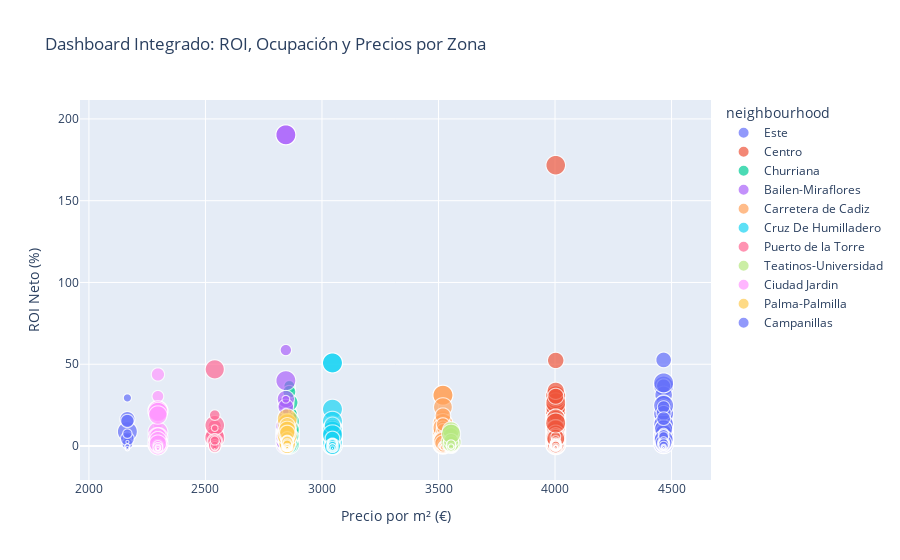

The cell this chart's notebook holds for it:
### Markdown cell above
### Dashboard Integrado con Filtros Dinámicos
Se agregó la funcionalidad de filtros dinámicos al dashboard interactivo utilizando `plotly`. Esto permite a los usuarios explorar datos específicos por zona o tipo de propiedad.

### Code cell
# Dashboard integrado
fig = px.scatter(
    df,
    x='price_per_m2',
    y='net_roi',
    size='estimated_occupancy_l365d',
    color='neighbourhood',
    hover_name='neighbourhood',
    title="Dashboard Integrado: ROI, Ocupación y Precios por Zona",
    labels={'price_per_m2': 'Precio por m² (€)', 'net_roi': 'ROI Neto (%)', 'estimated_occupancy_l365d': 'Ocupación Estimada (días)'}
)
fig.show()

### Figure 1 — Plotly figure (JSON) as saved in the notebook; plotly's stock layout.template omitted (floating-point values rounded to 4 significant figures; data arrays with more than 128 entries replaced by an {"elided": "..."} marker saying what was removed)
{"data": [{"hovertemplate": "<b>%{hovertext}</b><br><br>neighbourhood=Este<br>Precio por m² (€)=%{x}<br>ROI Neto (%)=%{y}<br>Ocupación Estimada (días)=%{marker.size}<extra></extra>", "hovertext": {"elided": "943 str values"}, "legendgroup": "Este", "marker": {"color": "#636efa", "size": {"elided": "943 int values"}, "sizemode": "area", "sizeref": 0.6375, "symbol": "circle"}, "mode": "markers", "name": "Este", "showlegend": true, "type": "scattergl", "x": {"elided": "943 float values"}, "xaxis": "x", "y": {"elided": "943 float values"}, "yaxis": "y"}, {"hovertemplate": "<b>%{hovertext}</b><br><br>neighbourhood=Centro<br>Precio por m² (€)=%{x}<br>ROI Neto (%)=%{y}<br>Ocupación Estimada (días)=%{marker.size}<extra></extra>", "hovertext": {"elided": "6315 str values"}, "legendgroup": "Centro", "marker": {"color": "#EF553B", "size": {"elided": "6315 int values"}, "sizemode": "area", "sizeref": 0.6375, "symbol": "circle"}, "mode": "markers", "name": "Centro", "showlegend": true, "type": "scattergl", "x": {"elided": "6315 float values"}, "xaxis": "x", "y": {"elided": "6315 float values"}, "yaxis": "y"}, {"hovertemplate": "<b>%{hovertext}</b><br><br>neighbourhood=Churriana<br>Precio por m² (€)=%{x}<br>ROI Neto (%)=%{y}<br>Ocupación Estimada (días)=%{marker.size}<extra></extra>", "hovertext": {"elided": "155 str values"}, "legendgroup": "Churriana", "marker": {"color": "#00cc96", "size": {"elided": "155 int values"}, "sizemode": "area", "sizeref": 0.6375, "symbol": "circle"}, "mode": "markers", "name": "Churriana", "showlegend": true, "type": "scattergl", "x": {"elided": "155 float values"}, "xaxis": "x", "y": {"elided": "155 float values"}, "yaxis": "y"}, {"hovertemplate": "<b>%{hovertext}</b><br><br>neighbourhood=Bailen-Miraflores<br>Precio por m² (€)=%{x}<br>ROI Neto (%)=%{y}<br>Ocupación Estimada (días)=%{marker.size}<extra></extra>", "hovertext": {"elided": "305 str values"}, "legendgroup": "Bailen-Miraflores", "marker": {"color": "#ab63fa", "size": {"elided": "305 int values"}, "sizemode": "area", "sizeref": 0.6375, "symbol": "circle"}, "mode": "markers", "name": "Bailen-Miraflores", "showlegend": true, "type": "scattergl", "x": {"elided": "305 float values"}, "xaxis": "x", "y": {"elided": "305 float values"}, "yaxis": "y"}, {"hovertemplate": "<b>%{hovertext}</b><br><br>neighbourhood=Carretera de Cadiz<br>Precio por m² (€)=%{x}<br>ROI Neto (%)=%{y}<br>Ocupación Estimada (días)=%{marker.size}<extra></extra>", "hovertext": {"elided": "935 str values"}, "legendgroup": "Carretera de Cadiz", "marker": {"color": "#FFA15A", "size": {"elided": "935 int values"}, "sizemode": "area", "sizeref": 0.6375, "symbol": "circle"}, "mode": "markers", "name": "Carretera de Cadiz", "showlegend": true, "type": "scattergl", "x": {"elided": "935 float values"}, "xaxis": "x", "y": {"elided": "935 float values"}, "yaxis": "y"}, {"hovertemplate": "<b>%{hovertext}</b><br><br>neighbourhood=Cruz De Humilladero<br>Precio por m² (€)=%{x}<br>ROI Neto (%)=%{y}<br>Ocupación Estimada (días)=%{marker.size}<extra></extra>", "hovertext": {"elided": "476 str values"}, "legendgroup": "Cruz De Humilladero", "marker": {"color": "#19d3f3", "size": {"elided": "476 int values"}, "sizemode": "area", "sizeref": 0.6375, "symbol": "circle"}, "mode": "markers", "name": "Cruz De Humilladero", "showlegend": true, "type": "scattergl", "x": {"elided": "476 float values"}, "xaxis": "x", "y": {"elided": "476 float values"}, "yaxis": "y"}, {"hovertemplate": "<b>%{hovertext}</b><br><br>neighbourhood=Puerto de la Torre<br>Precio por m² (€)=%{x}<br>ROI Neto (%)=%{y}<br>Ocupación Estimada (días)=%{marker.size}<extra></extra>", "hovertext": ["Puerto de la Torre", "Puerto de la Torre", "Puerto de la Torre", "Puerto de la Torre", "Puerto de la Torre", "Puerto de la Torre", "Puerto de la Torre", "Puerto de la Torre", "Puerto de la Torre", "Puerto de la Torre", "Puerto de la Torre", "Puerto de la Torre", "Puerto de la Torre", "Puerto de la Torre", "Puerto de la Torre", "Puerto de la Torre", "Puerto de la Torre", "Puerto de la Torre", "Puerto de la Torre", "Puerto de la Torre", "Puerto de la Torre", "Puerto de la Torre", "Puerto de la Torre", "Puerto de la Torre", "Puerto de la Torre", "Puerto de la Torre", "Puerto de la Torre", "Puerto de la Torre", "Puerto de la Torre", "Puerto de la Torre", "Puerto de la Torre", "Puerto de la Torre", "Puerto de la Torre", "Puerto de la Torre", "Puerto de la Torre", "Puerto de la Torre", "Puerto de la Torre", "Puerto de la Torre", "Puerto de la Torre", "Puerto de la Torre", "Puerto de la Torre", "Puerto de la Torre", "Puerto de la Torre", "Puerto de la Torre", "Puerto de la Torre", "Puerto de la Torre", "Puerto de la Torre", "Puerto de la Torre"], "legendgroup": "Puerto de la Torre", "marker": {"color": "#FF6692", "size": [112, 80, 96, 208, 102, 60, 6, 12, 36, 255, 0, 12, 0, 0, 240, 18, 0, 246, 150, 30, 48, 6, 0, 0, 0, 0, 0, 0, 0, 0, 0, 60, 0, 72, 120, 0, 0, 102, 30, 0, 12, 48, 0, 54, 0, 0, 0, 0], "sizemode": "area", "sizeref": 0.6375, "symbol": "circle"}, "mode": "markers", "name": "Puerto de la Torre", "showlegend": true, "type": "scattergl", "x": [2540.0, 2540.0, 2540.0, 2540.0, 2540.0, 2540.0, 2540.0, 2540.0, 2540.0, 2540.0, 2540.0, 2540.0, 2540.0, 2540.0, 2540.0, 2540.0, 2540.0, 2540.0, 2540.0, 2540.0, 2540.0, 2540.0, 2540.0, 2540.0, 2540.0, 2540.0, 2540.0, 2540.0, 2540.0, 2540.0, 2540.0, 2540.0, 2540.0, 2540.0, 2540.0, 2540.0, 2540.0, 2540.0, 2540.0, 2540.0, 2540.0, 2540.0, 2540.0, 2540.0, 2540.0, 2540.0, 2540.0, 2540.0], "xaxis": "x", "y": [11.98, 6.007, -0.4454, 7.087, 0.7795, 7.053, -1.414, -0.3442, 1.411, 5.053, -1.687, -1.073, -1.687, -1.687, 46.91, 5.9, -1.687, 12.7, 2.953, 10.96, -0.3105, -1.458, -1.687, -1.687, -1.687, -1.687, -1.687, -1.687, -1.687, -1.687, -1.687, -0.1012, -1.687, 18.92, 2.632, -1.687, -1.687, 0.03375, -0.8605, -1.687, -0.4117, 0.2025, -1.687, 3.294, -1.687, -1.687, -1.687, -1.687], "yaxis": "y"}, {"hovertemplate": "<b>%{hovertext}</b><br><br>neighbourhood=Teatinos-Universidad<br>Precio por m² (€)=%{x}<br>ROI Neto (%)=%{y}<br>Ocupación Estimada (días)=%{marker.size}<extra></extra>", "hovertext": ["Teatinos-Universidad", "Teatinos-Universidad", "Teatinos-Universidad", "Teatinos-Universidad", "Teatinos-Universidad", "Teatinos-Universidad", "Teatinos-Universidad", "Teatinos-Universidad", "Teatinos-Universidad", "Teatinos-Universidad", "Teatinos-Universidad", "Teatinos-Universidad", "Teatinos-Universidad", "Teatinos-Universidad", "Teatinos-Universidad", "Teatinos-Universidad", "Teatinos-Universidad", "Teatinos-Universidad", "Teatinos-Universidad", "Teatinos-Universidad", "Teatinos-Universidad", "Teatinos-Universidad", "Teatinos-Universidad", "Teatinos-Universidad", "Teatinos-Universidad", "Teatinos-Universidad", "Teatinos-Universidad", "Teatinos-Universidad", "Teatinos-Universidad", "Teatinos-Universidad", "Teatinos-Universidad", "Teatinos-Universidad", "Teatinos-Universidad", "Teatinos-Universidad", "Teatinos-Universidad", "Teatinos-Universidad", "Teatinos-Universidad", "Teatinos-Universidad", "Teatinos-Universidad", "Teatinos-Universidad", "Teatinos-Universidad", "Teatinos-Universidad", "Teatinos-Universidad", "Teatinos-Universidad", "Teatinos-Universidad", "Teatinos-Universidad", "Teatinos-Universidad", "Teatinos-Universidad", "Teatinos-Universidad", "Teatinos-Universidad", "Teatinos-Universidad", "Teatinos-Universidad", "Teatinos-Universidad", "Teatinos-Universidad", "Teatinos-Universidad", "Teatinos-Universidad", "Teatinos-Universidad", "Teatinos-Universidad", "Teatinos-Universidad", "Teatinos-Universidad", "Teatinos-Universidad", "Teatinos-Universidad", "Teatinos-Universidad", "Teatinos-Universidad", "Teatinos-Universidad", "Teatinos-Universidad", "Teatinos-Universidad", "Teatinos-Universidad", "Teatinos-Universidad", "Teatinos-Universidad", "Teatinos-Universidad", "Teatinos-Universidad", "Teatinos-Universidad", "Teatinos-Universidad", "Teatinos-Universidad", "Teatinos-Universidad", "Teatinos-Universidad", "Teatinos-Universidad", "Teatinos-Universidad", "Teatinos-Universidad", "Teatinos-Universidad", "Teatinos-Universidad", "Teatinos-Universidad", "Teatinos-Universidad", "Teatinos-Universidad", "Teatinos-Universidad", "Teatinos-Universidad", "Teatinos-Universidad", "Teatinos-Universidad", "Teatinos-Universidad", "Teatinos-Universidad", "Teatinos-Universidad", "Teatinos-Universidad", "Teatinos-Universidad", "Teatinos-Universidad", "Teatinos-Universidad", "Teatinos-Universidad", "Teatinos-Universidad", "Teatinos-Universidad", "Teatinos-Universidad", "Teatinos-Universidad", "Teatinos-Universidad", "Teatinos-Universidad"], "legendgroup": "Teatinos-Universidad", "marker": {"color": "#B6E880", "size": [150, 60, 84, 0, 114, 48, 0, 54, 24, 84, 0, 60, 100, 60, 80, 40, 12, 0, 0, 0, 0, 10, 60, 28, 28, 80, 20, 255, 160, 0, 10, 12, 40, 60, 18, 36, 42, 6, 0, 40, 60, 0, 0, 78, 42, 0, 18, 0, 48, 6, 24, 0, 70, 28, 0, 0, 18, 24, 12, 42, 0, 0, 30, 6, 0, 18, 156, 0, 72, 36, 16, 0, 192, 56, 0, 0, 6, 24, 6, 42, 0, 40, 168, 30, 42, 18, 0, 6, 50, 140, 24, 240, 60, 54, 48, 10, 16, 12, 20, 0, 0, 0, 0], "sizemode": "area", "sizeref": 0.6375, "symbol": "circle"}, "mode": "markers", "name": "Teatinos-Universidad", "showlegend": true, "type": "scattergl", "x": [3554.0, 3554.0, 3554.0, 3554.0, 3554.0, 3554.0, 3554.0, 3554.0, 3554.0, 3554.0, 3554.0, 3554.0, 3554.0, 3554.0, 3554.0, 3554.0, 3554.0, 3554.0, 3554.0, 3554.0, 3554.0, 3554.0, 3554.0, 3554.0, 3554.0, 3554.0, 3554.0, 3554.0, 3554.0, 3554.0, 3554.0, 3554.0, 3554.0, 3554.0, 3554.0, 3554.0, 3554.0, 3554.0, 3554.0, 3554.0, 3554.0, 3554.0, 3554.0, 3554.0, 3554.0, 3554.0, 3554.0, 3554.0, 3554.0, 3554.0, 3554.0, 3554.0, 3554.0, 3554.0, 3554.0, 3554.0, 3554.0, 3554.0, 3554.0, 3554.0, 3554.0, 3554.0, 3554.0, 3554.0, 3554.0, 3554.0, 3554.0, 3554.0, 3554.0, 3554.0, 3554.0, 3554.0, 3554.0, 3554.0, 3554.0, 3554.0, 3554.0, 3554.0, 3554.0, 3554.0, 3554.0, 3554.0, 3554.0, 3554.0, 3554.0, 3554.0, 3554.0, 3554.0, 3554.0, 3554.0, 3554.0, 3554.0, 3554.0, 3554.0, 3554.0, 3554.0, 3554.0, 3554.0, 3554.0, 3554.0, 3554.0, 3554.0, 3554.0], "xaxis": "x", "y": [0.06029, -0.2412, -0.5306, -1.206, -0.2894, -0.4341, -1.206, 0.03135, -0.04824, -0.3955, -1.206, 5.758, 10.4, -0.2412, 8.079, 3.436, -0.6898, -1.206, -1.206, -1.206, -1.206, -0.7235, 3.545, -0.1929, -0.1929, 0.402, -0.7235, 2.382, 1.624, -1.206, 2.814, -0.82, 0.2733, 0.9406, -0.1929, 0.5885, 0.6343, -0.5095, -1.206, -0.08039, 0.2412, -1.206, -1.206, 0.2991, 0.2798, -1.206, -0.5836, -1.206, 1.495, -0.5095, -0.01929, -1.206, 0.06526, -0.6974, -1.206, -1.206, -0.2581, 0.07718, -0.7042, -0.4432, -1.206, -1.206, -0.5788, -0.9165, -1.206, -0.7356, 6.319, -1.206, 2.788, 0.2267, -0.5306, -1.206, 9.599, 2.846, -1.206, -1.206, -0.8731, 0.7235, -0.7235, 1.225, -1.206, 3.436, 1.293, -0.4824, -0.007235, 0.5161, -1.206, -0.5095, -0.06029, 3.071, 0.2412, 7.476, 0.7235, -0.3811, 1.129, -0.1206, -0.2862, -0.738, -0.3055, -1.206, -1.206, -1.206, -1.206], "yaxis": "y"}, {"hovertemplate": "<b>%{hovertext}</b><br><br>neighbourhood=Ciudad Jardin<br>Precio por m² (€)=%{x}<br>ROI Neto (%)=%{y}<br>Ocupación Estimada (días)=%{marker.size}<extra></extra>", "hovertext": ["Ciudad Jardin", "Ciudad Jardin", "Ciudad Jardin", "Ciudad Jardin", "Ciudad Jardin", "Ciudad Jardin", "Ciudad Jardin", "Ciudad Jardin", "Ciudad Jardin", "Ciudad Jardin", "Ciudad Jardin", "Ciudad Jardin", "Ciudad Jardin", "Ciudad Jardin", "Ciudad Jardin", "Ciudad Jardin", "Ciudad Jardin", "Ciudad Jardin", "Ciudad Jardin", "Ciudad Jardin", "Ciudad Jardin", "Ciudad Jardin", "Ciudad Jardin", "Ciudad Jardin", "Ciudad Jardin", "Ciudad Jardin", "Ciudad Jardin", "Ciudad Jardin", "Ciudad Jardin", "Ciudad Jardin", "Ciudad Jardin", "Ciudad Jardin", "Ciudad Jardin", "Ciudad Jardin", "Ciudad Jardin", "Ciudad Jardin", "Ciudad Jardin", "Ciudad Jardin", "Ciudad Jardin", "Ciudad Jardin", "Ciudad Jardin", "Ciudad Jardin", "Ciudad Jardin", "Ciudad Jardin", "Ciudad Jardin", "Ciudad Jardin", "Ciudad Jardin", "Ciudad Jardin", "Ciudad Jardin", "Ciudad Jardin", "Ciudad Jardin", "Ciudad Jardin", "Ciudad Jardin", "Ciudad Jardin", "Ciudad Jardin", "Ciudad Jardin", "Ciudad Jardin", "Ciudad Jardin", "Ciudad Jardin", "Ciudad Jardin", "Ciudad Jardin", "Ciudad Jardin", "Ciudad Jardin", "Ciudad Jardin", "Ciudad Jardin", "Ciudad Jardin", "Ciudad Jardin", "Ciudad Jardin", "Ciudad Jardin", "Ciudad Jardin", "Ciudad Jardin", "Ciudad Jardin", "Ciudad Jardin", "Ciudad Jardin", "Ciudad Jardin", "Ciudad Jardin", "Ciudad Jardin", "Ciudad Jardin", "Ciudad Jardin", "Ciudad Jardin", "Ciudad Jardin", "Ciudad Jardin", "Ciudad Jardin", "Ciudad Jardin", "Ciudad Jardin", "Ciudad Jardin", "Ciudad Jardin", "Ciudad Jardin", "Ciudad Jardin", "Ciudad Jardin"], "legendgroup": "Ciudad Jardin", "marker": {"color": "#FF97FF", "size": [0, 180, 30, 0, 0, 0, 12, 18, 255, 204, 48, 66, 18, 36, 108, 255, 255, 90, 0, 0, 0, 0, 0, 108, 24, 6, 0, 24, 54, 0, 36, 24, 0, 0, 0, 255, 114, 6, 0, 18, 200, 0, 54, 255, 12, 96, 255, 0, 255, 48, 36, 246, 6, 18, 255, 0, 24, 204, 168, 216, 18, 0, 18, 6, 24, 0, 0, 180, 180, 96, 24, 192, 60, 12, 60, 0, 24, 60, 0, 24, 0, 0, 18, 6, 0, 6, 0, 16, 0, 6], "sizemode": "area", "sizeref": 0.6375, "symbol": "circle"}, "mode": "markers", "name": "Ciudad Jardin", "showlegend": true, "type": "scattergl", "x": [2296.0, 2296.0, 2296.0, 2296.0, 2296.0, 2296.0, 2296.0, 2296.0, 2296.0, 2296.0, 2296.0, 2296.0, 2296.0, 2296.0, 2296.0, 2296.0, 2296.0, 2296.0, 2296.0, 2296.0, 2296.0, 2296.0, 2296.0, 2296.0, 2296.0, 2296.0, 2296.0, 2296.0, 2296.0, 2296.0, 2296.0, 2296.0, 2296.0, 2296.0, 2296.0, 2296.0, 2296.0, 2296.0, 2296.0, 2296.0, 2296.0, 2296.0, 2296.0, 2296.0, 2296.0, 2296.0, 2296.0, 2296.0, 2296.0, 2296.0, 2296.0, 2296.0, 2296.0, 2296.0, 2296.0, 2296.0, 2296.0, 2296.0, 2296.0, 2296.0, 2296.0, 2296.0, 2296.0, 2296.0, 2296.0, 2296.0, 2296.0, 2296.0, 2296.0, 2296.0, 2296.0, 2296.0, 2296.0, 2296.0, 2296.0, 2296.0, 2296.0, 2296.0, 2296.0, 2296.0, 2296.0, 2296.0, 2296.0, 2296.0, 2296.0, 2296.0, 2296.0, 2296.0, 2296.0, 2296.0], "xaxis": "x", "y": [-1.867, 0.9333, -0.1867, -1.867, -1.867, -1.867, -1.15, -1.15, 21.55, 4.48, 12.41, 0.9258, 2.255, -1.15, 2.3, 8.605, 5.273, 30.39, -1.867, -1.867, -1.867, -1.867, -1.867, 5.256, -0.8064, -1.316, -1.867, -0.8512, 0.6197, -1.867, -0.05226, -1.15, -1.867, -1.867, -1.867, 21.55, 43.74, -1.316, -1.867, -1.206, 2.613, -1.867, -0.5898, 21.55, -1.411, 0.224, 1.941, -1.867, 0.8306, 0.2837, 7.541, 20.73, -1.316, -1.385, 1.307, -1.867, 4.316, 0.03733, 0.4331, 18.96, -0.2135, -1.867, -0.2135, -1.702, 5.361, -1.867, -1.867, 5.861, 3.733, 0.4032, -0.7317, 1.478, 0.336, -1.478, -1.195, -1.867, -0.6869, -0.784, -1.867, -0.8064, -1.867, -1.867, -1.62, -1.385, -1.867, -1.699, -1.867, -1.12, -1.867, -1.71], "yaxis": "y"}, {"hovertemplate": "<b>%{hovertext}</b><br><br>neighbourhood=Palma-Palmilla<br>Precio por m² (€)=%{x}<br>ROI Neto (%)=%{y}<br>Ocupación Estimada (días)=%{marker.size}<extra></extra>", "hovertext": {"elided": "217 str values"}, "legendgroup": "Palma-Palmilla", "marker": {"color": "#FECB52", "size": {"elided": "217 int values"}, "sizemode": "area", "sizeref": 0.6375, "symbol": "circle"}, "mode": "markers", "name": "Palma-Palmilla", "showlegend": true, "type": "scattergl", "x": {"elided": "217 float values"}, "xaxis": "x", "y": {"elided": "217 float values"}, "yaxis": "y"}, {"hovertemplate": "<b>%{hovertext}</b><br><br>neighbourhood=Campanillas<br>Precio por m² (€)=%{x}<br>ROI Neto (%)=%{y}<br>Ocupación Estimada (días)=%{marker.size}<extra></extra>", "hovertext": ["Campanillas", "Campanillas", "Campanillas", "Campanillas", "Campanillas", "Campanillas", "Campanillas", "Campanillas", "Campanillas", "Campanillas", "Campanillas", "Campanillas", "Campanillas", "Campanillas", "Campanillas", "Campanillas", "Campanillas", "Campanillas", "Campanillas", "Campanillas", "Campanillas", "Campanillas", "Campanillas", "Campanillas", "Campanillas", "Campanillas", "Campanillas", "Campanillas", "Campanillas", "Campanillas", "Campanillas", "Campanillas", "Campanillas", "Campanillas"], "legendgroup": "Campanillas", "marker": {"color": "#636efa", "size": [255, 6, 0, 12, 150, 6, 42, 6, 0, 0, 0, 0, 78, 12, 12, 6, 120, 0, 56, 112, 0, 18, 6, 12, 0, 6, 42, 14, 6, 6, 0, 0, 0, 0], "sizemode": "area", "sizeref": 0.6375, "symbol": "circle"}, "mode": "markers", "name": "Campanillas", "showlegend": true, "type": "scattergl", "x": [2165.0, 2165.0, 2165.0, 2165.0, 2165.0, 2165.0, 2165.0, 2165.0, 2165.0, 2165.0, 2165.0, 2165.0, 2165.0, 2165.0, 2165.0, 2165.0, 2165.0, 2165.0, 2165.0, 2165.0, 2165.0, 2165.0, 2165.0, 2165.0, 2165.0, 2165.0, 2165.0, 2165.0, 2165.0, 2165.0, 2165.0, 2165.0, 2165.0, 2165.0], "xaxis": "x", "y": [8.789, 2.506, -1.98, -0.7522, 16.43, -1.053, 5.198, -1.774, -1.98, -1.98, -1.98, -1.98, 1.469, -1.631, -1.607, -1.738, 4.434, -1.98, 7.554, 15.31, -1.98, -0.388, -1.556, -1.584, -1.98, -0.7522, 29.42, -0.04883, -1.188, 2.506, -1.98, -1.98, -1.98, -1.98], "yaxis": "y"}], "layout": {"legend": {"itemsizing": "constant", "title": {"text": "neighbourhood"}, "tracegroupgap": 0}, "title": {"text": "Dashboard Integrado: ROI, Ocupación y Precios por Zona"}, "xaxis": {"anchor": "y", "domain": [0, 1], "title": {"text": "Precio por m² (€)"}}, "yaxis": {"anchor": "x", "domain": [0, 1], "title": {"text": "ROI Neto (%)"}}}}
